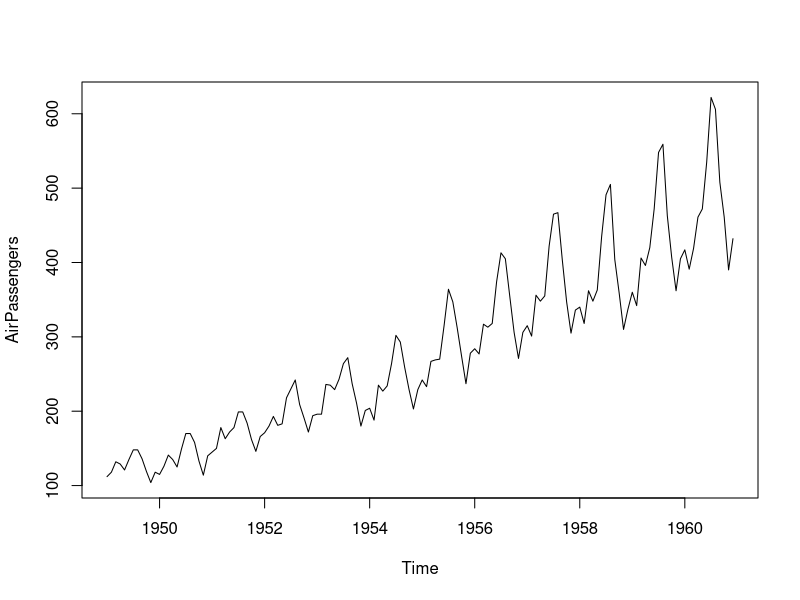
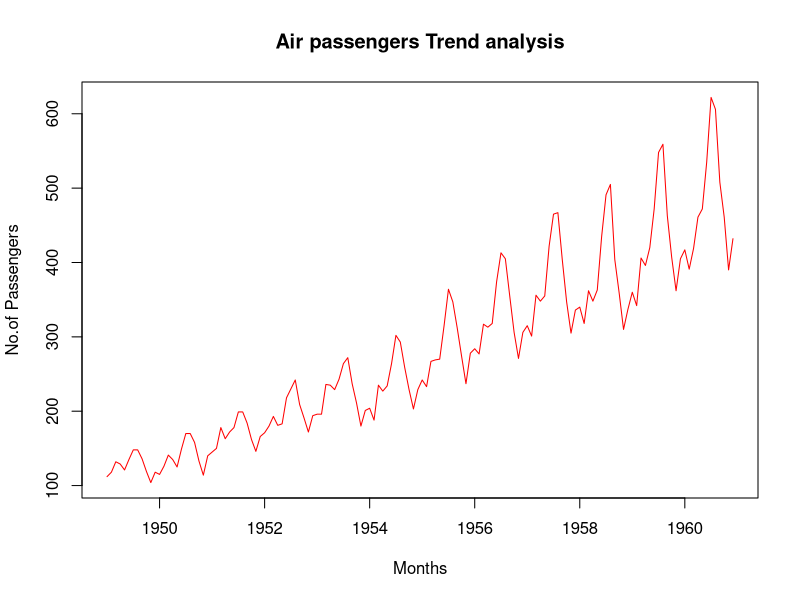
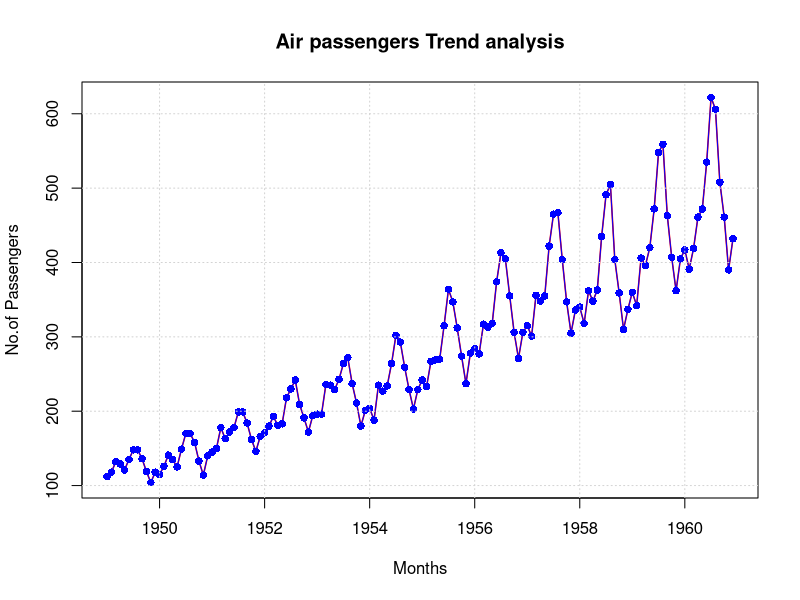

Recreate these plots in R, in order.
#Load Air Passengers Data Set
data(AirPassengers)

#Verify The Dataset
?AirPassengers
class(AirPassengers)
View(AirPassengers)

#Convert Dataset to Dataframe

ap_df <- data.frame(
  year<- time(AirPassengers), 
  passengers = as.numeric(AirPassengers)
)
ap_df

#Data Frame with Years and months separately 
ap_df_months <- data.frame(
  year = floor(time(AirPassengers)),
  month = cycle(time(AirPassengers)),
  passengers = as.numeric(AirPassengers)
)
ap_df_months

#Basic Plot 
plot(AirPassengers)

#plot with Title, Axis Labels and color
plot(AirPassengers,
     type = 'l',
     main = "Air passengers Trend analysis",
     xlab = "Months",
     ylab = "No.of Passengers",
     col = "red"
)

#changing the line width and point cords
plot(AirPassengers,
     type = 'l',
     lwd = 1.5,
     main = "Air passengers Trend analysis",
     xlab = "Months",
     ylab = "No.of Passengers",
     col = "red"
)

points(AirPassengers,
       type = 'o',
       pch = 16,
       col = "blue")
grid()
